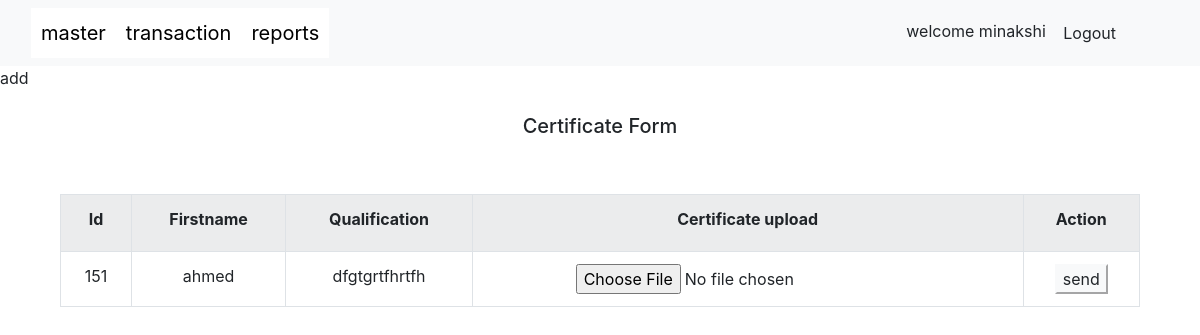
Page /certificate.php?id=151 (signed in) on the committed database.
### tables this page shows
CREATE TABLE IF NOT EXISTS `menu` (
  `id` int(11) NOT NULL AUTO_INCREMENT,
  `menu_name` varchar(255) NOT NULL,
  `menu_action` varchar(255) DEFAULT NULL,
  `parent_id` int(11) DEFAULT NULL,
  PRIMARY KEY (`id`)
);

CREATE TABLE IF NOT EXISTS `stud_table` (
  `id` int(11) NOT NULL AUTO_INCREMENT,
  `firstname` varchar(255) NOT NULL,
  `lastname` varchar(255) NOT NULL,
  `dob` date NOT NULL,
  `gender` varchar(10) NOT NULL,
  `qualification` varchar(10) NOT NULL,
  `certificate` varchar(255) NOT NULL,
  `file_name` varchar(255) NOT NULL,
  `city` varchar(255) NOT NULL,
  PRIMARY KEY (`id`)
);

CREATE TABLE IF NOT EXISTS `qualification` (
  `id` int(11) NOT NULL AUTO_INCREMENT,
  `quali_name` varchar(255) NOT NULL,
  PRIMARY KEY (`id`)
);

### certificate.php (the view, shortened to what this page needs)
<?php
 include'navbar.php';
   $id = $_REQUEST['id'];
?>
<!DOCTYPE html>
<html>
<head>
  <link rel="stylesheet" href="https://maxcdn.bootstrapcdn.com/bootstrap/4.0.0/css/bootstrap.min.css">
   <link rel="stylesheet" type="text/css" href="http://ajax.aspnetcdn.com/ajax/jquery.dataTables/1.9.4/css/jquery.dataTables.css">
</head>
<body>
<div><br>
 <form action="nav_save.php" name="frm_stud" method="POST" enctype="multipart/form-data">
   <h5 class= text-center> Certificate Form</h5>
 <div class="container">
 <div class="col-lg-12">
 <br><br>
 <table  id="tabledata" class=" table table-striped table-hover table-bordered">
 <tr class="bg-light text-dark text-center">
 <th> Id </th>
 <th> Firstname </th>
 <th> Qualification </th>
 <th><label>Certificate upload<label></th>
 <th> Action </th>
 </tr >
 <?php
 include 'nav_config.php';
     $sql = "select a.id ,a.certificate ,a.firstname,c.quali_name from stud_table a join qualification c on a.qualification=c.id  WHERE a.id='$id' ";
  $result = mysqli_query($conn,$sql);
 while($res = mysqli_fetch_array($result)){
 ?>
 <tr class="text-center">
 <td> <?php echo $res['id'];?> </td>
 <td> <?php echo $res['firstname'];?> </td>
 <td> <?php echo $res['quali_name']; ?> </td>
  <td> <input type="file" name="certificate"><?php echo $res['certificate'];  ?></td>
 <td> <button type="submit" class="btn-light" name="submit" onclick="return save()">send</button> </td>
 </tr>
 <?php
 }
  ?>
 </table>
 </div>
 </div>
</form>
</div>
</body>
</html>

### navbar.php (shortened to what this page needs)
<!DOCTYPE html>
<html lang="en">
<head>
    <link rel="stylesheet" href="https://cdn.jsdelivr.net/npm/bootstrap@5.2.3/dist/css/bootstrap.min.css">
</head>
<body>
     <nav class="navbar navbar-expand-lg  bg-light">
        <div class="container-fluid">
            <div class="collapse navbar-collapse" id="navbarSupportedContent">
                <ul class="navbar-nav me-auto mb-2 mb-lg-0">
                    <?php
					include 'nav_config.php';
                    function getMenuItems($parent_id = 0)
                    {
                        global $conn;
                        $menuItems = [];
                        $sql = "SELECT * FROM menu WHERE parent_id = $parent_id";
                        $result = mysqli_query($conn, $sql);
                        while ($row = mysqli_fetch_assoc($result)) {
                            $row['children'] = getMenuItems($row['id']);
                            $menuItems[] = $row;
                        }
                        return $menuItems;
                    }
                    function generateMenu($items)
                    {
                        echo '<ul class="navbar-nav">';
                        foreach ($items as $item) {
                            echo '<li class="nav-item">';
                            echo '<a href="' . $item['menu_action'] . '">' . $item['menu_name'] . '</a>';
                            if (!empty($item['children'])) {
                                generateMenu($item['children']);
                            }
                            echo '</li>';
                        }
                        echo '</ul>';
                    }
                    $menuItems = getMenuItems();
                    generateMenu($menuItems);
                    ?>
                </ul>
            </div>
			<div class="welcome-msg"> <?php echo "welcome" . "  " . $_SESSION['username']; ?>
    <button class=" btn btn-light add" onclick="confirmLogout()"> Logout </button></div>
        </div>
    </nav>
</body>
</html>

### navbar.php (style rules this page uses)
.navbar-nav { display: flex; align-items: center; list-style: none; margin: 0; padding: 0; background: white; }
.nav-item a { color:black; }
.navbar-nav li { position: relative; }
.navbar-nav li a { text-decoration: none; padding: 10px; color:black; font-size:20px; display: block; }
.add { margin-right:40px; color: black; padding: 5px; border: 2px solid black; }

### rows in the picture
menu: menu_name "master"
menu: menu_name "transaction"
menu: menu_name "reports"
stud_table: id "151", firstname "ahmed", qualification.quali_name "dfgtgrtfhrtfh"

### other values in the picture
$_SESSION['username'] "minakshi"
